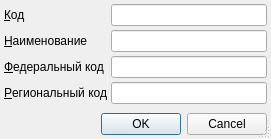
<?xml version="1.0" encoding="UTF-8"?>
<ui version="4.0">
 <class>ItemEditorDialog</class>
 <widget class="QDialog" name="ItemEditorDialog">
  <property name="geometry">
   <rect>
    <x>0</x>
    <y>0</y>
    <width>271</width>
    <height>139</height>
   </rect>
  </property>
  <property name="windowTitle">
   <string>ChangeMe!</string>
  </property>
  <property name="sizeGripEnabled">
   <bool>true</bool>
  </property>
  <layout class="QGridLayout">
   <property name="margin">
    <number>4</number>
   </property>
   <property name="spacing">
    <number>4</number>
   </property>
   <item row="2" column="1" colspan="2">
    <widget class="QLineEdit" name="edtName"/>
   </item>
   <item row="2" column="0">
    <widget class="QLabel" name="lblName">
     <property name="sizePolicy">
      <sizepolicy hsizetype="Maximum" vsizetype="Preferred">
       <horstretch>0</horstretch>
       <verstretch>0</verstretch>
      </sizepolicy>
     </property>
     <property name="text">
      <string>&amp;Наименование</string>
     </property>
     <property name="buddy">
      <cstring>edtName</cstring>
     </property>
    </widget>
   </item>
   <item row="0" column="0">
    <widget class="QLabel" name="lblCode">
     <property name="sizePolicy">
      <sizepolicy hsizetype="Maximum" vsizetype="Preferred">
       <horstretch>0</horstretch>
       <verstretch>0</verstretch>
      </sizepolicy>
     </property>
     <property name="text">
      <string>&amp;Код</string>
     </property>
     <property name="buddy">
      <cstring>edtCode</cstring>
     </property>
    </widget>
   </item>
   <item row="0" column="1" colspan="2">
    <widget class="QLineEdit" name="edtCode"/>
   </item>
   <item row="6" column="0">
    <spacer>
     <property name="orientation">
      <enum>Qt::Vertical</enum>
     </property>
     <property name="sizeHint" stdset="0">
      <size>
       <width>73</width>
       <height>16</height>
      </size>
     </property>
    </spacer>
   </item>
   <item row="7" column="0" colspan="3">
    <widget class="QDialogButtonBox" name="buttonBox">
     <property name="orientation">
      <enum>Qt::Horizontal</enum>
     </property>
     <property name="standardButtons">
      <set>QDialogButtonBox::Cancel|QDialogButtonBox::Ok</set>
     </property>
    </widget>
   </item>
   <item row="4" column="0">
    <widget class="QLabel" name="lblRegionalCode">
     <property name="sizePolicy">
      <sizepolicy hsizetype="Maximum" vsizetype="Preferred">
       <horstretch>0</horstretch>
       <verstretch>0</verstretch>
      </sizepolicy>
     </property>
     <property name="text">
      <string>&amp;Региональный код</string>
     </property>
     <property name="buddy">
      <cstring>edtRegionalCode</cstring>
     </property>
    </widget>
   </item>
   <item row="4" column="1" colspan="2">
    <widget class="QLineEdit" name="edtRegionalCode"/>
   </item>
   <item row="3" column="0">
    <widget class="QLabel" name="lblFederalCode">
     <property name="sizePolicy">
      <sizepolicy hsizetype="Maximum" vsizetype="Preferred">
       <horstretch>0</horstretch>
       <verstretch>0</verstretch>
      </sizepolicy>
     </property>
     <property name="text">
      <string>&amp;Федеральный код</string>
     </property>
     <property name="buddy">
      <cstring>edtFederalCode</cstring>
     </property>
    </widget>
   </item>
   <item row="3" column="1" colspan="2">
    <widget class="QLineEdit" name="edtFederalCode"/>
   </item>
  </layout>
 </widget>
 <tabstops>
  <tabstop>edtCode</tabstop>
  <tabstop>edtName</tabstop>
  <tabstop>edtFederalCode</tabstop>
  <tabstop>edtRegionalCode</tabstop>
  <tabstop>buttonBox</tabstop>
 </tabstops>
 <resources/>
 <connections>
  <connection>
   <sender>buttonBox</sender>
   <signal>accepted()</signal>
   <receiver>ItemEditorDialog</receiver>
   <slot>accept()</slot>
   <hints>
    <hint type="sourcelabel">
     <x>168</x>
     <y>132</y>
    </hint>
    <hint type="destinationlabel">
     <x>117</x>
     <y>106</y>
    </hint>
   </hints>
  </connection>
  <connection>
   <sender>buttonBox</sender>
   <signal>rejected()</signal>
   <receiver>ItemEditorDialog</receiver>
   <slot>reject()</slot>
   <hints>
    <hint type="sourcelabel">
     <x>248</x>
     <y>132</y>
    </hint>
    <hint type="destinationlabel">
     <x>247</x>
     <y>107</y>
    </hint>
   </hints>
  </connection>
 </connections>
</ui>
